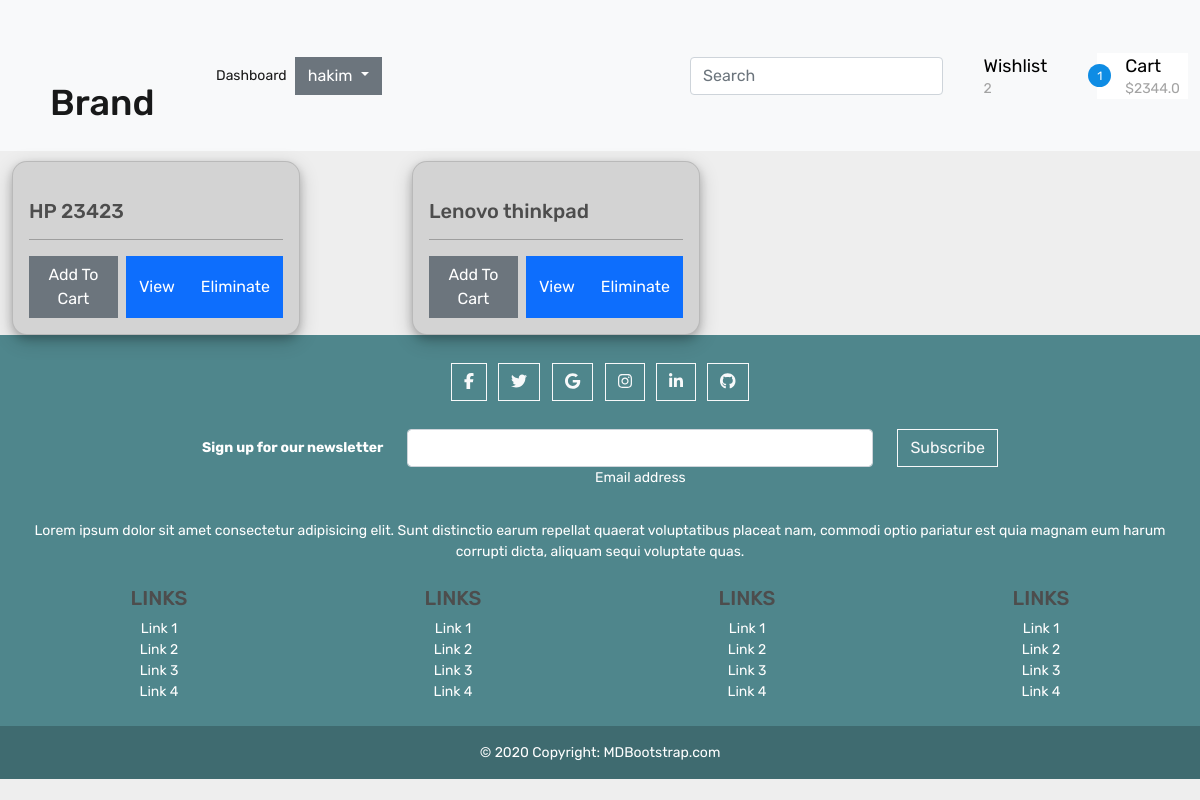
Screenshot of /wishlist/ (signed in) with the database file from the repository.
### e_commerce/models.py (models this page shows, shortened)
class WishlistProduct(models.Model):
    user = models.ForeignKey(
        User, related_name='wishlist', on_delete=models.CASCADE)
    product = models.OneToOneField(
        Product, on_delete=models.CASCADE, unique=True)
    def __str__(self):
        return self.product.name

class Product(models.Model):
    name = models.CharField(max_length=100)
    category = models.ForeignKey(
        Category, related_name='categories', on_delete=models.CASCADE)
    description = models.TextField()
    photo = models.ImageField()
    price = models.FloatField(default=0)
    quantity = models.PositiveIntegerField(null=True)
    good_rates = models.PositiveIntegerField(default=0)
    bad_rates = models.PositiveIntegerField(default=0)
    rates = models.PositiveIntegerField(default=0)

### e_commerce/views.py (the view)
# urls.py: path('wishlist/', wishlist, name="wishlist"),
@login_required
def wishlist(request):
    wishes = WishlistProduct.objects.all()
    numWishes = wishes.count()
    orders = Order.objects.filter(user=request.user)
    numOrders = orders.count()
    total_price = 0
    for order in orders:
        total_price += order.order_total_price()
    context = {'products': wishes,
               'numWishes': numWishes, 'numOrders': numOrders, 'total_price': total_price}
    return render(request, 'wishlist.html', context)

### e_commerce/models.py (called while the page is built)
    def order_total_price(self):
        total_order = self.quantity_ordered*self.product.price
        return total_order

### templates/wishlist.html (shortened to what this page needs)
{% extends 'base.html'%}
{% block mainNavBar %}{% include "includes/topNavBar.html" %}{% endblock mainNavBar %}
{% block content %}
<div class="d-flex">
	<div class="container">
		<div class="row">
			{% for product in products %}
			<div id="myWish-{{product.id}}" class="col-lg-4">
				<div class="card" style="width: 18rem">
					<a href="#"
						><img
					/></a>
					<div class="card-body">
						<h5 class="card-title">{{product}}</h5>
						<hr />
						<div class="d-flex">
							<button id="addCart" data-catid="{{product.id}}" href="#" class="addCart btn btn-secondary me-2" >Add To Cart</button>
							<button id="viewProduct" data-catid="{{product.id}}" href="#" class="btn btn-primary" >View</button>
							<button id="eliminateWish" href="#" data-catid="{{product.id}}" class="eliminateWish btn btn-primary">Eliminate</button>
						</div>
					</div>
				</div>
			</div>
			{% endfor %}
		</div>
	</div>
</div>
{% endblock content %}

### templates/includes/topNavBar.html (shortened to what this page needs)
<link rel="stylesheet" href="//code.jquery.com/ui/1.12.1/themes/base/jquery-ui.css">
<nav class="navbar navbar-expand-lg navbar-light bg-light">
    <div class="container-fluid">
        <div class="col-lg-2 col-sm-2 col-2">
            <div class="logo_container">
                <div class="logo"><a id="home" class="navbar-brand ms-2" href="{% url 'home' %}">Brand</a></div>
            </div>
        </div>
        <div class="collapse navbar-collapse" id="navbarSupportedContent">
            <ul class="navbar-nav me-auto mb-2 mb-lg-0">
                {% if user.is_authenticated %}
                <li class="nav-item">
                    <a class="nav-link active" aria-current="page" href="{% url 'dashboardSeller' %}">Dashboard</a>
                </li>
                {% endif %}
                {% if user.is_authenticated %}
                <div class="dropdown">
                    <button class="btn btn-secondary dropdown-toggle" type="button" id="dropdownMenuButton1"
                        data-bs-toggle="dropdown" aria-expanded="false">{{user.username}}
                    </button>
                </div>
                {% endif %}
            </ul>
            <div class="d-flex">
                <form action="{% url 'search_form' %}" method="GET">
                    <input class="form-control me-2" type="search" id="search" name="search" placeholder="Search"
                        aria-label="Search">
                </form>
            </div>
            {% if user.is_authenticated %}
            <div class="col-lg-3 col-9 order-lg-3 order-2 text-lg-left text-right">
                <div class="wishlist_cart d-flex flex-row align-items-center justify-content-end">
                    <div class="wishlist d-flex flex-row align-items-center justify-content-end">
                        <div class="wishlist_content" id="wishlist">
                            <div class="wishlist_text"><a href="{% url 'wishlist' %}">Wishlist</a></div>
                            <div id="numWishes" class="wishlist_count">{{numWishes}}</div>
                        </div>
                    </div>
                    <div class="cart">
                        <div class="cart_container d-flex flex-row align-items-center justify-content-end">
                            <div class="cart_icon"><img src="https://res.cloudinary.com/dxfq3iotg/image/upload/v1560918704/cart.png" alt="">
                                <div id="numOrders" class="cart_count"><span>{{numOrders}}</span></div>
                            </div>
                            <div class="cart_content me-2">
                                <div class="cart_text"><a href="{% url 'cart' %}">Cart</a></div>
                                <div id="total" class="cart_price">${{total_price}}</div>
                            </div>
                        </div>
                    </div>
                </div>
            </div>
            {% endif %}
        </div>
    </div>
</nav>

### static/css/style.css (style rules this page uses)
* { margin: 0; padding: 0; -webkit-font-smoothing: antialiased; -webkit-text-shadow: rgba(0, 0, 0, 0.01) 0 0 1px; text-shadow: rgba(0, 0, 0, 0.01) 0 0 1px; }
body { font-family: "Rubik", sans-serif; font-size: 14px; font-weight: 400; background: #ffffff; color: #000000; }
div { display: block; position: relative; -webkit-box-sizing: border-box; -moz-box-sizing: border-box; box-sizing: border-box; }
ul { list-style: none; margin-bottom: 0px; }
a, a:hover, a:visited, a:active, a:link { text-decoration: none; -webkit-font-smoothing: antialiased; -webkit-text-shadow: rgba(0, 0, 0, 0.01) 0 0 1px; text-shadow: rgba(0, 0, 0, 0.01) 0 0 1px; }
.form-control { color: #db5246; }
.logo_container { height: 80px; }
.logo { top: 50%; -webkit-transform: translateY(-50%); -moz-transform: translateY(-50%); -ms-transform: translateY(-50%); -o-transform: translateY(-50%); transform: translateY(-50%); }
.logo a { font-size: 36px; font-weight: 500; color: #0e8ce4; }
.wishlist_cart { height: 90px; }
.wishlist { margin-right: 50px; }
.wishlist_content { margin-left: 14px; }
.wishlist_text a { font-size: 18px; font-weight: 400; color: #000000; -webkit-transition: all 200ms ease; -moz-transition: all 200ms ease; -ms-transition: all 200ms ease; -o-transition: all 200ms ease; transition: all 200ms ease; }
.wishlist_count { margin-top: -2px; color: #a3a3a3; font-size: 14px; }
.cart_count { position: absolute; bottom: -1px; right: -14px; width: 23px; height: 23px; background: #0e8ce4; border-radius: 50%; text-align: center; }
.cart_count span { display: block; line-height: 23px; font-size: 12px; color: #ffffff; -webkit-transform: translateY(1px); -moz-transform: translateY(1px); -ms-transform: translateY(1px); -o-transform: translateY(1px); transform: translateY(1px); }
.cart_content { margin-left: 28px; }
.cart_text a { font-size: 18px; font-weight: 400; color: #000000; -webkit-transition: all 200ms ease; -moz-transition: all 200ms ease; -ms-transition: all 200ms ease; -o-transition: all 200ms ease; transition: all 200ms ease; }
.cart_price { font-size: 14px; color: #a3a3a3; margin-top: -2px; }
@media (min-width: 1200px) { .container { max-width: 1300px !important; } }

### static/css/main.css (style rules this page uses)
body { background-color: hsl(0, 0%, 98%); }
h1,h2,h3,h4,h5,h6 { color:hsl(0, 0%, 30%); }
.col-lg-4, .col-lg-6, .col-lg-8, .col-lg-12 { margin-top: 10px; }
.btn { border-radius: 0; }

### static/css/cart.css (style rules this page uses)
body { background: #eee }
.cart { background: #fff }

### static/css/total.css (style rules this page uses)
.logo { margin-left:30px; margin-top:55px; }
.card { background-color: lightgray; width: 300px; border-radius: 15px; box-shadow: 0 4px 8px 0 rgba(0, 0, 0, 0.2), 0 6px 20px 0 rgba(0, 0, 0, 0.19) }

### rows the page displays
WishlistProduct: product.name "HP 23423"
WishlistProduct: product.name "Lenovo thinkpad"

### other values shown
{{ user.username }} "hakim"
{{ numWishes }} "2"
{{ numOrders }} "1"
{{ total_price }} "2344.0"
